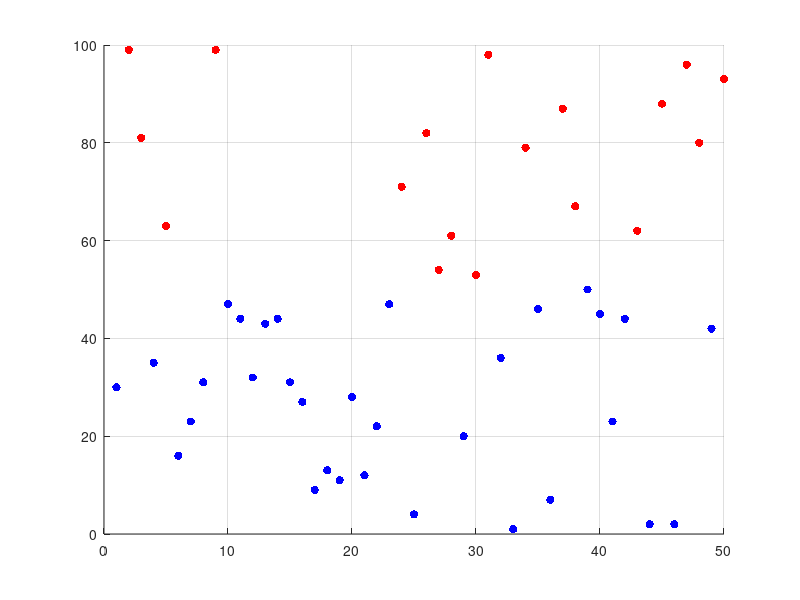

Source code (MATLAB):
clear all;
close all;
clc;

randomNumbers = randi([0, 100], 1, 50);
x = 1:length(randomNumbers);
y = randomNumbers;

for i=1:50
    if y(i) > 50
        scatter(x(i), y(i), 'r', 'filled');
    else
        scatter(x(i), y(i), 'b', 'filled');
    end
    hold on;
    grid on;
end
